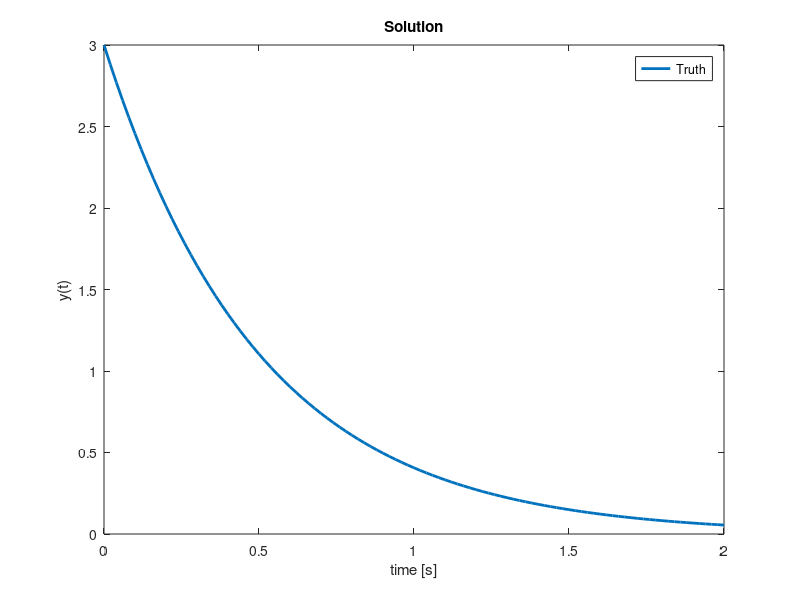

MATLAB code for this plot: (Note: this script raises an error after producing the figure.)
clear; close all; clc;

%% Example of Numerical Propagation %%

%% Problem Set Up
t0 = 0; % Initial time
tf = 2; % seconds, final time
y0 = 3; % initial state condition
np = 101; % number of steps

%% Evaluate Exact Solution
time = linspace(t0, tf, np);
% (solve the ode)
% dx/dt = -2x
% 1/x dx = -2 dt
% ln x = -2t + C
% x = exp(-2t + C) = exp(-2t) exp(C) = A exp(-2t)
% IC x(0) = 3 -> A = 3

ytrue = 3 * exp(-2 * time);

figure(101);
plot(time, ytrue, 'LineWidth', 2); hold on;
ylabel('y(t)'); xlabel('time [s]'); title('Solution');
legend('Truth');

%% Runge-Kutta Order 1 - Euler's Method %%

% Set up
step_size = 0.2; % seconds, step size for the fixed time step integration
yrk1_old = y0;
yRK1history = y0;
step = t0;
trk1 = step;

% Integration
while step + step_size <= tf
    k1 = RHS(step, yrk1_old);
    yhalfway = yrk1_old + k1 * step_size;

    yRK1history = [yRK1history yhalfway];

    yrk1_old = yhalfway;
    step = step + step_size;
    trk1 = [trk1, step];
end

figure(101);
plot(trk1, yRK1history, '*-r', 'LineWidth', 2);
legend('Truth', 'RK1 - Euler');

% repeat by changing step_size to see how accuracy works

%% Runge-Kutta Order 2 - Heun's Method %%

% Set up
step_size = 0.2; % seconds, step size for the fixed time step integration
yrk2_old = y0;
yRK2history = y0;
step = t0;
trk2 = step;

% Integration
while step + step_size <= tf

    k1 = RHS(step, yrk2_old);
    yhalfway = yrk2_old + k1 * (step_size / 2);
    k2 = RHS(step + step_size / 2, yhalfway);
    yrk2_new = yrk2_old + k2 * step_size;

    yRK2history = [yRK2history, yrk2_new];

    yrk2_old = yrk2_new;
    step = step + step_size;
    trk2 = [trk2, step];

end

figure(101);
plot(trk2, yRK2history, '*-g', 'LineWidth', 2);
legend('Truth', 'RK1 - Euler', 'RK2 - Heun');

%% Runge-Kutta 4(5) %%
ode_options = odeset('RelTol', 1e-6, 'AbsTol', 1e-6);
[t, y] = ode45(@(t, x) RHS(t, x), trk2, y0, ode_options);

figure(101);
plot(t, y, '*-y', 'LineWidth', 2);
legend('Truth', 'RK1 - Euler', 'RK2 - Heun', 'RK4(5)');

%% Auxiliary Functions %%
function xdot = RHS(t, x)
    xdot = -2 * x;
end
